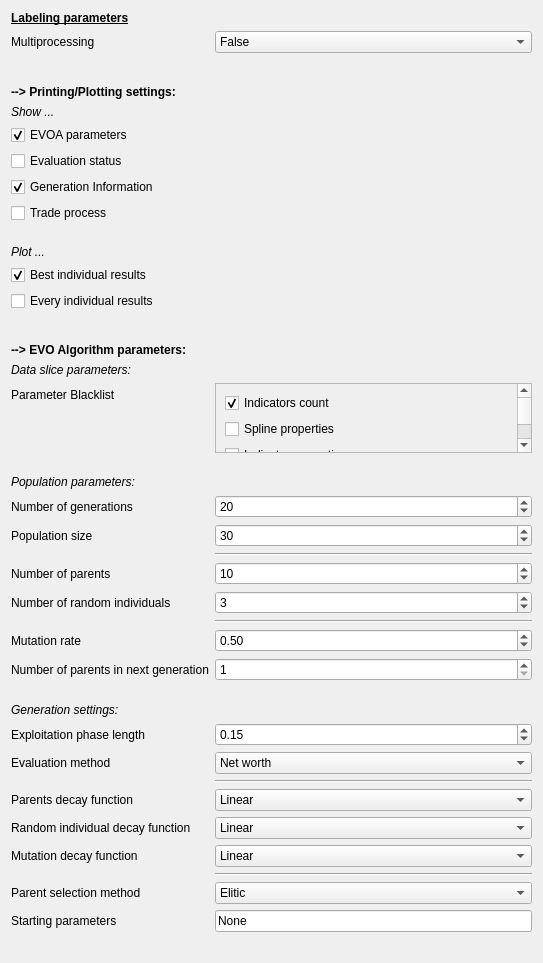
                    <widget class="QWidget" name="scrollAreaWidgetContents_5">
                     <property name="geometry">
                      <rect>
                       <x>0</x>
                       <y>0</y>
                       <width>543</width>
                       <height>907</height>
                      </rect>
                     </property>
                     <layout class="QFormLayout" name="formLayout_2">
                      <item row="0" column="0">
                       <widget class="QLabel" name="label_33">
                        <property name="text">
                         <string>&lt;html&gt;&lt;head/&gt;&lt;body&gt;&lt;p&gt;&lt;span style=&quot; font-size:9pt; font-weight:600; text-decoration: underline;&quot;&gt;Labeling parameters&lt;/span&gt;&lt;/p&gt;&lt;/body&gt;&lt;/html&gt;</string>
                        </property>
                       </widget>
                      </item>
                      <item row="2" column="0">
                       <widget class="QLabel" name="label_35">
                        <property name="text">
                         <string>Multiprocessing</string>
                        </property>
                       </widget>
                      </item>
                      <item row="2" column="1">
                       <widget class="QComboBox" name="multiprocessing_2">
                        <item>
                         <property name="text">
                          <string>False</string>
                         </property>
                        </item>
                        <item>
                         <property name="text">
                          <string>True</string>
                         </property>
                        </item>
                       </widget>
                      </item>
                      <item row="4" column="0">
                       <widget class="QLabel" name="label_36">
                        <property name="text">
                         <string>&lt;html&gt;&lt;head/&gt;&lt;body&gt;&lt;p&gt;&lt;span style=&quot; font-size:9pt; font-weight:600;&quot;&gt;--&amp;gt; Printing/Plotting settings:&lt;/span&gt;&lt;/p&gt;&lt;/body&gt;&lt;/html&gt;</string>
                        </property>
                       </widget>
                      </item>
                      <item row="5" column="0">
                       <widget class="QLabel" name="label_37">
                        <property name="text">
                         <string>&lt;html&gt;&lt;head/&gt;&lt;body&gt;&lt;p&gt;&lt;span style=&quot; font-style:italic;&quot;&gt;Show ...&lt;/span&gt;&lt;/p&gt;&lt;/body&gt;&lt;/html&gt;</string>
                        </property>
                       </widget>
                      </item>
                      <item row="6" column="0">
                       <widget class="QCheckBox" name="print_evoa_parameters_per_gen_2">
                        <property name="enabled">
                         <bool>true</bool>
                        </property>
                        <property name="text">
                         <string>EVOA parameters</string>
                        </property>
                        <property name="checked">
                         <bool>true</bool>
                        </property>
                       </widget>
                      </item>
                      <item row="7" column="0">
                       <widget class="QCheckBox" name="print_evaluation_status_2">
                        <property name="text">
                         <string>Evaluation status</string>
                        </property>
                       </widget>
                      </item>
                      <item row="8" column="0">
                       <widget class="QCheckBox" name="print_generation_info_2">
                        <property name="text">
                         <string>Generation Information</string>
                        </property>
                        <property name="checked">
                         <bool>true</bool>
                        </property>
                       </widget>
                      </item>
                      <item row="9" column="0">
                       <widget class="QCheckBox" name="print_trade_process_2">
                        <property name="text">
                         <string>Trade process</string>
                        </property>
                       </widget>
                      </item>
                      <item row="10" column="0">
                       <spacer name="verticalSpacer_16">
                        <property name="orientation">
                         <enum>Qt::Vertical</enum>
                        </property>
                        <property name="sizeType">
                         <enum>QSizePolicy::Fixed</enum>
                        </property>
                        <property name="sizeHint" stdset="0">
                         <size>
                          <width>20</width>
                          <height>10</height>
                         </size>
                        </property>
                       </spacer>
                      </item>
                      <item row="11" column="0">
                       <widget class="QLabel" name="label_38">
                        <property name="text">
                         <string>&lt;html&gt;&lt;head/&gt;&lt;body&gt;&lt;p&gt;&lt;span style=&quot; font-style:italic;&quot;&gt;Plot ...&lt;/span&gt;&lt;/p&gt;&lt;/body&gt;&lt;/html&gt;</string>
                        </property>
                       </widget>
                      </item>
                      <item row="12" column="0">
                       <widget class="QCheckBox" name="plot_best_individual_eco_model_results_2">
                        <property name="text">
                         <string>Best individual results</string>
                        </property>
                        <property name="checked">
                         <bool>true</bool>
                        </property>
                       </widget>
                      </item>
                      <item row="13" column="0">
                       <widget class="QCheckBox" name="plot_eco_model_results_2">
                        <property name="text">
                         <string>Every individual results</string>
                        </property>
                       </widget>
                      </item>
                      <item row="14" column="0">
                       <spacer name="verticalSpacer_17">
                        <property name="orientation">
                         <enum>Qt::Vertical</enum>
                        </property>
                        <property name="sizeType">
                         <enum>QSizePolicy::Fixed</enum>
                        </property>
                        <property name="sizeHint" stdset="0">
                         <size>
                          <width>20</width>
                          <height>20</height>
                         </size>
                        </property>
                       </spacer>
                      </item>
                      <item row="15" column="0">
                       <widget class="QLabel" name="label_39">
                        <property name="text">
                         <string>&lt;html&gt;&lt;head/&gt;&lt;body&gt;&lt;p&gt;&lt;span style=&quot; font-size:9pt; font-weight:600;&quot;&gt;--&amp;gt; EVO Algorithm parameters:&lt;/span&gt;&lt;/p&gt;&lt;/body&gt;&lt;/html&gt;</string>
                        </property>
                       </widget>
                      </item>
                      <item row="16" column="0">
                       <widget class="QLabel" name="label_40">
                        <property name="text">
                         <string>&lt;html&gt;&lt;head/&gt;&lt;body&gt;&lt;p&gt;&lt;span style=&quot; font-style:italic;&quot;&gt;Data slice parameters:&lt;/span&gt;&lt;/p&gt;&lt;/body&gt;&lt;/html&gt;</string>
                        </property>
                       </widget>
                      </item>
                      <item row="17" column="0">
                       <widget class="QLabel" name="label_41">
                        <property name="text">
                         <string>Parameter Blacklist</string>
                        </property>
                       </widget>
                      </item>
                      <item row="17" column="1">
                       <widget class="QScrollArea" name="scrollArea_4">
                        <property name="widgetResizable">
                         <bool>true</bool>
                        </property>
                        <widget class="QWidget" name="scrollAreaWidgetContents_6">
                         <property name="geometry">
                          <rect>
                           <x>0</x>
                           <y>0</y>
                           <width>310</width>
                           <height>106</height>
                          </rect>
                         </property>
                         <layout class="QVBoxLayout" name="verticalLayout_18">
                          <item>
                           <layout class="QVBoxLayout" name="verticalLayout_19">
                            <item>
                             <widget class="QCheckBox" name="indicators_count_2">
                              <property name="text">
                               <string>Indicators count</string>
                              </property>
                              <property name="checked">
                               <bool>true</bool>
                              </property>
                             </widget>
                            </item>
                            <item>
                             <widget class="QCheckBox" name="spline_property_2">
                              <property name="text">
                               <string>Spline properties</string>
                              </property>
                             </widget>
                            </item>
                            <item>
                             <widget class="QCheckBox" name="indicator_properties_2">
                              <property name="text">
                               <string>Indicator properties</string>
                              </property>
                             </widget>
                            </item>
                            <item>
                             <widget class="QCheckBox" name="general_settings_2">
                              <property name="text">
                               <string>General settings</string>
                              </property>
                              <property name="checked">
                               <bool>true</bool>
                              </property>
                             </widget>
                            </item>
                           </layout>
                          </item>
                         </layout>
                        </widget>
                       </widget>
                      </item>
                      <item row="18" column="0">
                       <spacer name="verticalSpacer_18">
                        <property name="orientation">
                         <enum>Qt::Vertical</enum>
                        </property>
                        <property name="sizeType">
                         <enum>QSizePolicy::Fixed</enum>
                        </property>
                        <property name="sizeHint" stdset="0">
                         <size>
                          <width>20</width>
                          <height>10</height>
                         </size>
                        </property>
                       </spacer>
                      </item>
                      <item row="19" column="0">
                       <widget class="QLabel" name="label_42">
                        <property name="text">
                         <string>&lt;html&gt;&lt;head/&gt;&lt;body&gt;&lt;p&gt;&lt;span style=&quot; font-style:italic;&quot;&gt;Population parameters:&lt;/span&gt;&lt;/p&gt;&lt;/body&gt;&lt;/html&gt;</string>
                        </property>
                       </widget>
                      </item>
                      <item row="20" column="0">
                       <widget class="QLabel" name="label_43">
                        <property name="text">
                         <string>Number of generations</string>
                        </property>
                       </widget>
                      </item>
                      <item row="20" column="1">
                       <widget class="QSpinBox" name="nb_of_generations_2">
                        <property name="minimum">
                         <number>1</number>
                        </property>
                        <property name="maximum">
                         <number>999999</number>
                        </property>
                        <property name="value">
                         <number>20</number>
                        </property>
                       </widget>
                      </item>
                      <item row="21" column="0">
                       <widget class="QLabel" name="label_44">
                        <property name="text">
                         <string>Population size</string>
                        </property>
                       </widget>
                      </item>
                      <item row="21" column="1">
                       <widget class="QSpinBox" name="population_size_2">
                        <property name="minimum">
                         <number>1</number>
                        </property>
                        <property name="maximum">
                         <number>999999</number>
                        </property>
                        <property name="value">
                         <number>30</number>
                        </property>
                       </widget>
                      </item>
                      <item row="22" column="1">
                       <widget class="Line" name="line_6">
                        <property name="orientation">
                         <enum>Qt::Horizontal</enum>
                        </property>
                       </widget>
                      </item>
                      <item row="23" column="0">
                       <widget class="QLabel" name="label_45">
                        <property name="text">
                         <string>Number of parents</string>
                        </property>
                       </widget>
                      </item>
                      <item row="23" column="1">
                       <widget class="QSpinBox" name="nb_parents_2">
                        <property name="minimum">
                         <number>1</number>
                        </property>
                        <property name="maximum">
                         <number>999999</number>
                        </property>
                        <property name="value">
                         <number>10</number>
                        </property>
                       </widget>
                      </item>
                      <item row="24" column="0">
                       <widget class="QLabel" name="label_46">
                        <property name="text">
                         <string>Number of random individuals</string>
                        </property>
                       </widget>
                      </item>
                      <item row="24" column="1">
                       <widget class="QSpinBox" name="nb_random_ind_2">
                        <property name="maximum">
                         <number>999999</number>
                        </property>
                        <property name="value">
                         <number>3</number>
                        </property>
                       </widget>
                      </item>
                      <item row="25" column="1">
                       <widget class="Line" name="line_7">
                        <property name="orientation">
                         <enum>Qt::Horizontal</enum>
                        </property>
                       </widget>
                      </item>
                      <item row="26" column="0">
                       <widget class="QLabel" name="label_47">
                        <property name="text">
                         <string>Mutation rate</string>
                        </property>
                       </widget>
                      </item>
                      <item row="27" column="0">
                       <widget class="QLabel" name="label_48">
                        <property name="text">
                         <string>Number of parents in next generation</string>
                        </property>
                       </widget>
                      </item>
                      <item row="27" column="1">
                       <widget class="QSpinBox" name="nb_parents_in_next_gen_2">
                        <property name="minimum">
                         <number>1</number>
                        </property>
                        <property name="maximum">
                         <number>999999</number>
                        </property>
                       </widget>
                      </item>
                      <item row="28" column="0">
                       <spacer name="verticalSpacer_19">
                        <property name="orientation">
                         <enum>Qt::Vertical</enum>
                        </property>
                        <property name="sizeType">
                         <enum>QSizePolicy::Fixed</enum>
                        </property>
                        <property name="sizeHint" stdset="0">
                         <size>
                          <width>20</width>
                          <height>10</height>
                         </size>
                        </property>
                       </spacer>
                      </item>
                      <item row="29" column="0">
                       <widget class="QLabel" name="label_52">
                        <property name="text">
                         <string>&lt;html&gt;&lt;head/&gt;&lt;body&gt;&lt;p&gt;&lt;span style=&quot; font-style:italic;&quot;&gt;Generation settings:&lt;/span&gt;&lt;/p&gt;&lt;/body&gt;&lt;/html&gt;</string>
                        </property>
                       </widget>
                      </item>
                      <item row="30" column="0">
                       <widget class="QLabel" name="label_53">
                        <property name="text">
                         <string>Exploitation phase length</string>
                        </property>
                       </widget>
                      </item>
                      <item row="30" column="1">
                       <widget class="QDoubleSpinBox" name="exploitation_phase_len_percent_2">
                        <property name="maximum">
                         <double>1.000000000000000</double>
                        </property>
                        <property name="singleStep">
                         <double>0.010000000000000</double>
                        </property>
                        <property name="value">
                         <double>0.150000000000000</double>
                        </property>
                       </widget>
                      </item>
                      <item row="31" column="0">
                       <widget class="QLabel" name="label_54">
                        <property name="text">
                         <string>Evaluation method</string>
                        </property>
                       </widget>
                      </item>
                      <item row="31" column="1">
                       <widget class="QComboBox" name="evaluation_method_2">
                        <item>
                         <property name="text">
                          <string>Net worth</string>
                         </property>
                        </item>
                        <item>
                         <property name="text">
                          <string>Metalabels</string>
                         </property>
                        </item>
                        <item>
                         <property name="text">
                          <string>Metalabels (buy/sell)</string>
                         </property>
                        </item>
                        <item>
                         <property name="text">
                          <string>Metalabels average</string>
                         </property>
                        </item>
                        <item>
                         <property name="text">
                          <string>Buy count</string>
                         </property>
                        </item>
                        <item>
                         <property name="text">
                          <string>Sell count</string>
                         </property>
                        </item>
                        <item>
                         <property name="text">
                          <string>Transaction count</string>
                         </property>
                        </item>
                       </widget>
                      </item>
                      <item row="32" column="1">
                       <widget class="Line" name="line_9">
                        <property name="orientation">
                         <enum>Qt::Horizontal</enum>
                        </property>
                       </widget>
                      </item>
                      <item row="33" column="0">
                       <widget class="QLabel" name="label_55">
                        <property name="text">
                         <string>Parents decay function</string>
                        </property>
                       </widget>
                      </item>
                      <item row="33" column="1">
                       <widget class="QComboBox" name="parents_decay_function_2">
                        <item>
                         <property name="text">
                          <string>Linear</string>
                         </property>
                        </item>
                        <item>
                         <property name="text">
                          <string>Fixed value</string>
                         </property>
                        </item>
                        <item>
                         <property name="text">
                          <string>Exponential</string>
                         </property>
                        </item>
                        <item>
                         <property name="text">
                          <string>Logarithmic</string>
                         </property>
                        </item>
                       </widget>
                      </item>
                      <item row="34" column="0">
                       <widget class="QLabel" name="label_56">
                        <property name="text">
                         <string>Random individual decay function</string>
                        </property>
                       </widget>
                      </item>
                      <item row="34" column="1">
                       <widget class="QComboBox" name="random_ind_decay_function_2">
                        <item>
                         <property name="text">
                          <string>Linear</string>
                         </property>
                        </item>
                        <item>
                         <property name="text">
                          <string>Fixed value</string>
                         </property>
                        </item>
                        <item>
                         <property name="text">
                          <string>Exponential</string>
                         </property>
                        </item>
                        <item>
                         <property name="text">
                          <string>Logarithmic</string>
                         </property>
                        </item>
                       </widget>
                      </item>
                      <item row="35" column="0">
                       <widget class="QLabel" name="label_57">
                        <property name="text">
                         <string>Mutation decay function</string>
                        </property>
                       </widget>
                      </item>
                      <item row="35" column="1">
                       <widget class="QComboBox" name="mutation_decay_function_2">
                        <item>
                         <property name="text">
                          <string>Linear</string>
                         </property>
                        </item>
                        <item>
                         <property name="text">
                          <string>Fixed value</string>
                         </property>
                        </item>
                        <item>
                         <property name="text">
                          <string>Exponential</string>
                         </property>
                        </item>
                        <item>
                         <property name="text">
                          <string>Logarithmic</string>
                         </property>
                        </item>
                       </widget>
                      </item>
                      <item row="36" column="1">
                       <widget class="Line" name="line_10">
                        <property name="orientation">
                         <enum>Qt::Horizontal</enum>
                        </property>
                       </widget>
                      </item>
                      <item row="37" column="0">
                       <widget class="QLabel" name="label_58">
                        <property name="text">
                         <string>Parent selection method</string>
                        </property>
                       </widget>
                      </item>
                      <item row="37" column="1">
                       <widget class="QComboBox" name="parents_selection_method_2">
                        <item>
                         <property name="text">
                          <string>Elitic</string>
                         </property>
                        </item>
                       </widget>
                      </item>
                      <item row="38" column="0">
                       <widget class="QLabel" name="label_59">
                        <property name="text">
                         <string>Starting parameters</string>
                        </property>
                       </widget>
                      </item>
                      <item row="38" column="1">
                       <widget class="QLineEdit" name="starting_parameters_2">
                        <property name="text">
                         <string>None</string>
                        </property>
                       </widget>
                      </item>
                      <item row="39" column="0">
                       <widget class="QLabel" name="label_60">
                        <property name="text">
                         <string/>
                        </property>
                       </widget>
                      </item>
                      <item row="3" column="0">
                       <spacer name="verticalSpacer_25">
                        <property name="orientation">
                         <enum>Qt::Vertical</enum>
                        </property>
                        <property name="sizeType">
                         <enum>QSizePolicy::Fixed</enum>
                        </property>
                        <property name="sizeHint" stdset="0">
                         <size>
                          <width>20</width>
                          <height>20</height>
                         </size>
                        </property>
                       </spacer>
                      </item>
                      <item row="26" column="1">
                       <widget class="QDoubleSpinBox" name="mutation_rate_2">
                        <property name="maximum">
                         <double>1.000000000000000</double>
                        </property>
                        <property name="singleStep">
                         <double>0.010000000000000</double>
                        </property>
                        <property name="value">
                         <double>0.500000000000000</double>
                        </property>
                       </widget>
                      </item>
                     </layout>
                    </widget>
